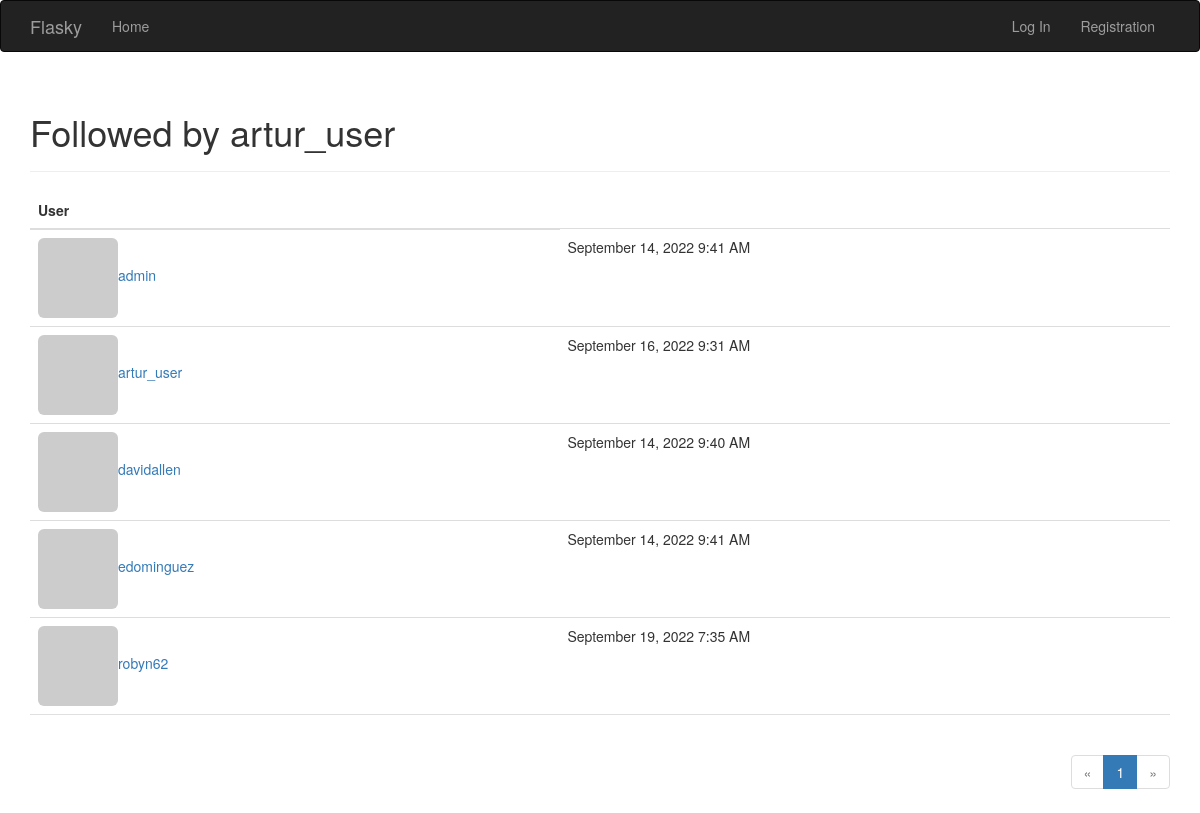
The app's page /followed_by/artur_user with its own data.
### app/models.py (models this page shows, shortened)
class User(UserMixin, db.Model):
    __tablename__ = 'users'
    id = db.Column(db.Integer, primary_key=True)
    email = db.Column(db.String(64), unique=True, index=True)
    username = db.Column(db.String(64), unique=True, index=True)
    role_id = db.Column(db.Integer, db.ForeignKey('roles.id'))
    password_hash = db.Column(db.String(128))
    confirmed = db.Column(db.Boolean, default=False)
    name = db.Column(db.String(64))
    location = db.Column(db.String(64))
    about_me = db.Column(db.Text())
    member_since = db.Column(db.DateTime(),
                             default=datetime.datetime.utcnow)
    last_seen = db.Column(db.DateTime(),
                          default=datetime.datetime.utcnow)
    avatar_hash = db.Column(db.String(32))
    posts = db.relationship('Post', backref='author', lazy='dynamic')
    followed = db.relationship('Follow',
                               foreign_keys=[Follow.follower_id],
                               backref=db.backref('follower', lazy='joined'),
                               lazy='dynamic',
                               cascade='all, delete-orphan')
    followers = db.relationship('Follow',
                                foreign_keys=[Follow.followed_id],
                                backref=db.backref('followed', lazy='joined'),
                                lazy='dynamic',
                                cascade='all, delete-orphan')
    comments = db.relationship('Comment', backref='author', lazy='dynamic')
    @property
    def password(self):
        raise AttributeError('password is not a readable attribute')
    def gravatar(self, size=100, default='robohash', rating='g'):
        if request.is_secure:
            url = 'https://secure.gravatar.com/avatar'
        else:
            url = 'http://www.gravatar.com/avatar'
        hash = self.avatar_hash or self.gravatar_hash()
        return f'{url}/{hash}?s={size}&d={default}&r={rating}'

class Follow(db.Model):
    __tablename__ = 'follows'
    follower_id = db.Column(db.Integer, db.ForeignKey('users.id'),
                            primary_key=True)
    followed_id = db.Column(db.Integer, db.ForeignKey('users.id'),
                            primary_key=True)
    timestamp = db.Column(db.DateTime, default=datetime.datetime.utcnow)

### app/main/views.py (the view)
@main.route('/followed_by/<username>')
def followed_by(username):
    user = User.query.filter_by(username=username).first()
    if user is None:
        flash('Invalide user.')
        return redirect(url_for('main.index'))
    page = request.args.get('page', 1, type=int)
    pagination = user.followed.paginate(
        page, per_page=current_app.config['FLASKY_FOLLOWERS_PER_PAGE'],
        error_out=False)
    follows = [{'user': item.followed, 'timestamp': item.timestamp}
               for item in pagination.items]
    return render_template('followers.html', user=user,
                        title='Followed by',endpoint='main.followed_by',
                        pagination=pagination, follows=follows)

### app/auth/views.py (called while the page is built)
@auth.before_app_request
def before_request():
    if current_user.is_authenticated:
        current_user.ping()
        if  not current_user.confirmed \
            and request.endpoint \
            and request.blueprint != 'auth' \
            and request.endpoint != 'static':
            return redirect(url_for('auth.unconfirmed'))

### app/main/__init__.py (called while the page is built)
@main.app_context_processor
def inject_permissions():
    return dict(Permission=Permission)

### app/models.py (called while the page is built)
    def can(self, permissions):
        return False

### app/templates/followers.html (shortened to what this page needs)
{% extends 'base.html' %}
{% import '_macros.html' as macros %}
{% block page_content %}
<div class="page-header">
    <h1>{{ title }} {{ user.username }}
</div>
<table class="table table-hover followers">
    <thead><tr><th>User</th></tr></thead>
    {% for follow in follows %}
    <tr>
        <td>
            <a href="{{ url_for('main.user', username=follow.user.username) }}">
                <img class="img-rounded" src="{{ follow.user.gravatar(size=32) }}">{{ follow.user.username}}
            </a>
        </td>
        <td>{{ moment(follow.timestamp).format('LLL') }}</td>
    </tr>
    {% endfor %}
</table>
<div class="pagination">
    {{ macros.pagination_widget(pagination, endpoint, username=user.username) }}
</div>
{% endblock page_content %}

### app/static/styles.css (style rules this page uses)
div.pagination { width: 100%; text-align: right; padding: 0px; margin: 0px; }
.table.followers tr { border-bottom: 1px solid #e0e0e0; }

### records on screen
User: username "artur_user", user.username "artur_user"
User: user.username "admin"
Follow: timestamp "September 14, 2022 9:41 AM"
Follow: timestamp "September 16, 2022 9:31 AM"
User: user.username "davidallen"
Follow: timestamp "September 14, 2022 9:40 AM"
User: user.username "edominguez"
Follow: timestamp "September 14, 2022 9:41 AM"
User: user.username "robyn62"
Follow: timestamp "September 19, 2022 7:35 AM"

### other values on screen
{{ title }} "Followed by"
{{ p }} "1"
